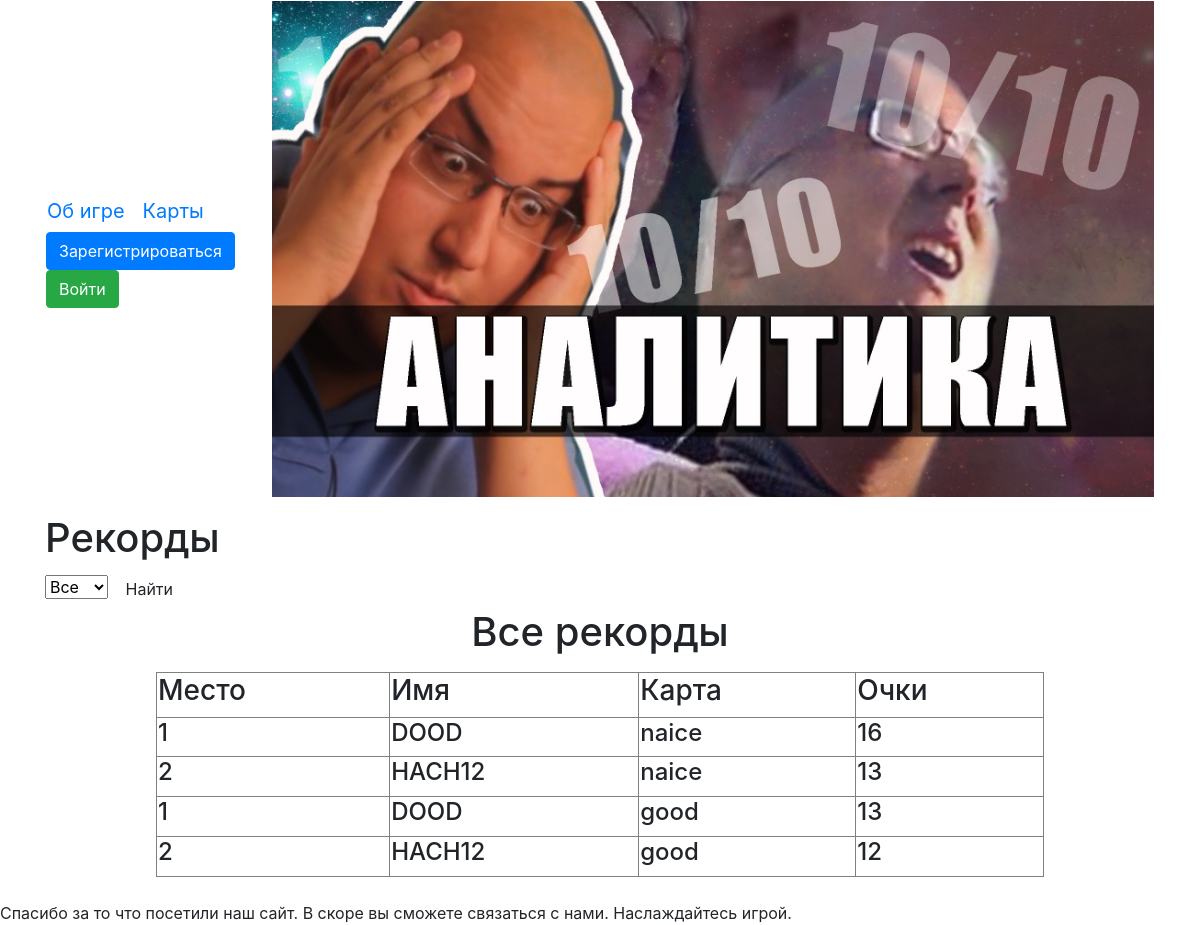
Before: /records with the older database file.
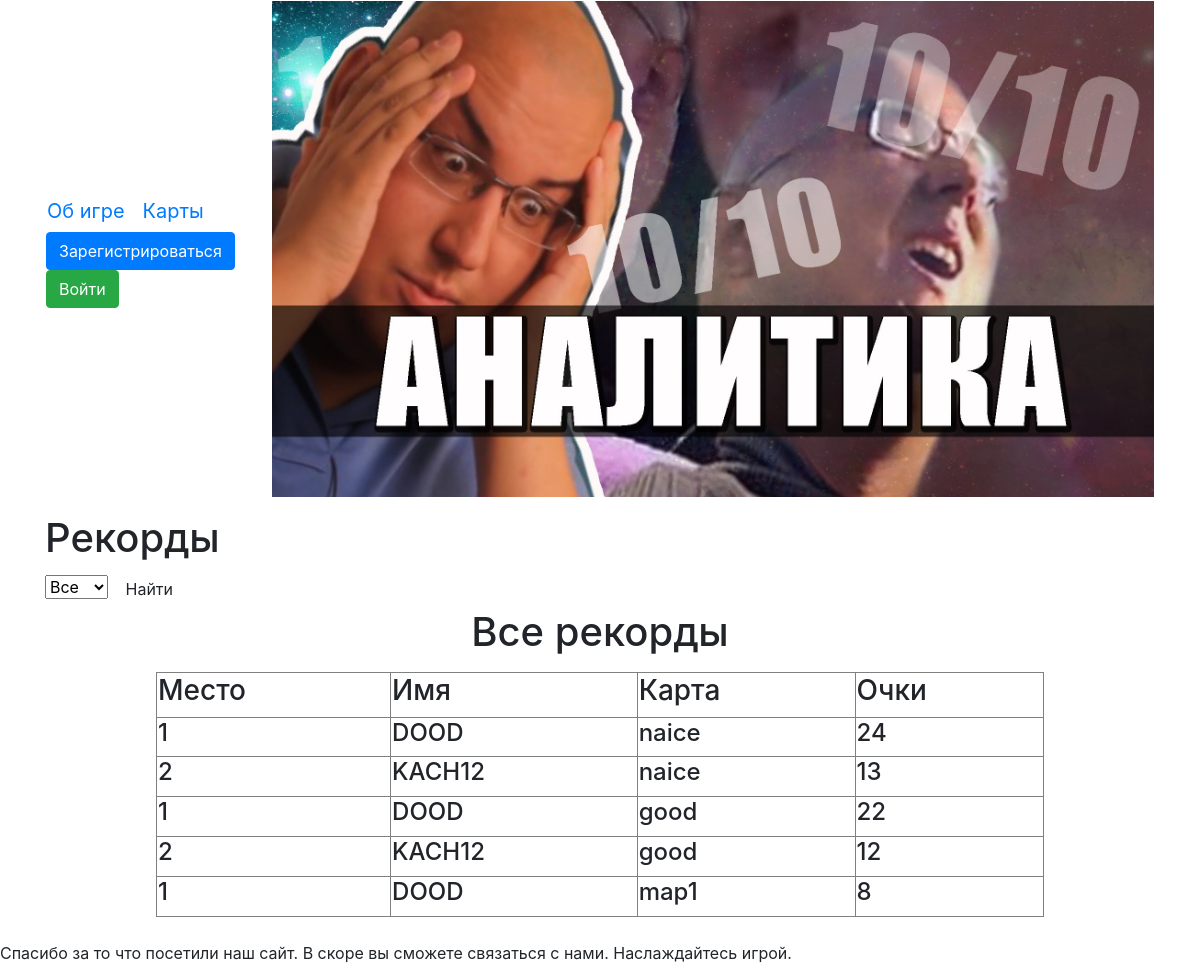
After: the same page with the newer database file.
### data/records.py (models this page shows)
class Records(SqlAlchemyBase, SerializerMixin):
    __tablename__ = 'records'
    id = sqlalchemy.Column(sqlalchemy.Integer,
                           primary_key=True, autoincrement=True)
    map_name = sqlalchemy.Column(sqlalchemy.String, nullable=True)
    points = sqlalchemy.Column(sqlalchemy.Integer, nullable=True)
    user_id = sqlalchemy.Column(sqlalchemy.Integer,
                             sqlalchemy.ForeignKey("users.id"))
    user = orm.relation('User', back_populates='records')

### data/users.py (models this page shows, shortened)
class User(SqlAlchemyBase, UserMixin, SerializerMixin):
    __tablename__ = 'users'
    id = sqlalchemy.Column(sqlalchemy.Integer,
                           primary_key=True, autoincrement=True)
    name = sqlalchemy.Column(sqlalchemy.String(15), unique=True)
    email = sqlalchemy.Column(sqlalchemy.String, unique=True)
    hashed_password = sqlalchemy.Column(sqlalchemy.String)
    create_date = sqlalchemy.Column(sqlalchemy.DateTime, default=datetime.datetime.now)
    records = orm.relation("Records", back_populates='user')
    news = orm.relation("News", back_populates='user')

### main.py (the view)
@app.route('/records')
@app.route('/records/<name>', methods=['GET', 'POST'])
def records(name=None):
    session = db_session.create_session()
    maps = session.query(Maps)
    if name:
        count = "Все рекорды на карте " + name
        records = [sorted(session.query(Records).filter(Records.map_name == name),
                          key=lambda x: x.points)[::-1]]
    else:
        count = 'Все рекорды'
        records = []
        for i in session.query(Maps):
            lst = session.query(Records).filter(Records.map_name == i.name_map)
            if lst:
                records.append(sorted(lst, key=lambda x: x.points, reverse=True)[:10])
            else:
                break
    return render_template('records.html', title='Рекорды', maps=maps, records=records, count=count)

### data/db_session.py (called while the page is built)
def create_session() -> Session:
    global __factory
    return __factory()

### templates/records.html (shortened to what this page needs)
{% extends "base.html" %}
{% block content %}
<h1>Рекорды</h1>
<form method="POST" action="{{ url_for('get_one_records') }}">
    <select name="records" size="1">
        <option value="">Все</option>
    </select>
    <button type="submit" class="btn btn-default">Найти</button>
    <div>
        <center>
            <h1>{{count}}</h1>
        </center>
        <table width=80% border="1" align="center">
            <tr>
                <td><h3>Место</h3></td>
                <td><h3>Имя</h3></td>
                <td><h3>Карта</h3></td>
                <td><h3>Очки</h3></td>
            </tr>
            <p>{% for record in records %}
                {% for item in record %}
                <tr>
                    <td><h4>{{loop.index}}</h4></td>
                    <td><h4>{{item.user.name}}</h4></td>
                    <td><h4>{{item.map_name}}</h4></td>
                    <td><h4>{{item.points}}</h4></td>
                </tr>
                {% endfor %}
                {% endfor %}
            </p>
        </table>
    </div>
</form>
{% endblock %}

Changed rows visible on the page:
changed Records (number 1 of 5 on the later page): points "16" → "24"
changed through a linked row, Records (number 2 of 5 on the later page): user.name "HACH12" → "KACH12"
changed Records (number 3 of 5 on the later page): points "13" → "22"
changed through a linked row, Records (number 4 of 5 on the later page): user.name "HACH12" → "KACH12"
added Records: user.name "DOOD", map_name "map1", points "8"
